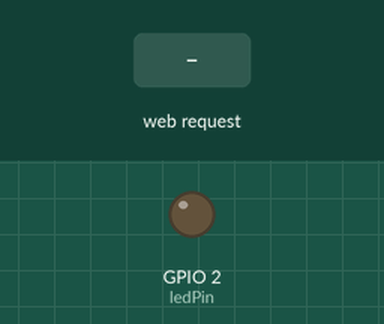
A sketch run on a simulated ESP32. On the bench: output pins drawn as LEDs (lit = HIGH). The test bench sets the inputs (shaded band). What the sketch prints to the serial monitor is not drawn.

Above: at 1.2 s.
1.3 s: HTTP request GET /on received
At 2.2 s:
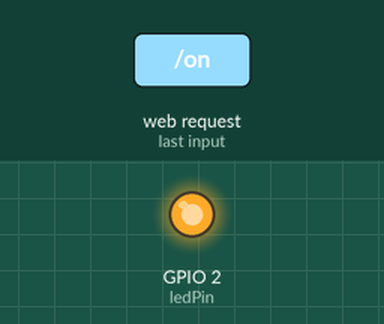
2.8 s: HTTP request GET /off received
At 3.3 s:
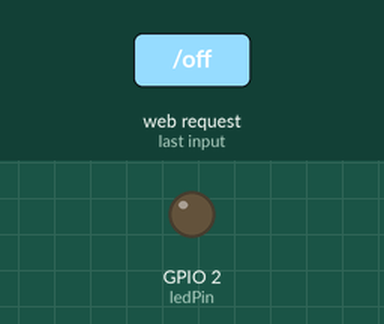
Timing chart, 0 to 5.8 s (numbered marks = the images above; inputs shaded):
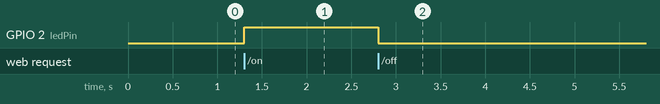

Measured:
- after the input at 1.3 s, GPIO 2 (ledPin): LOW → HIGH at once
- after the input at 2.8 s, GPIO 2 (ledPin): HIGH → LOW at once

The sketch:

esp32-accesspoint.ino
```cpp
#include <WiFi.h>
#include <WebServer.h>

const char* ssid = "ESP32-Test-AP";
const char* password = "12345678";

WebServer server(80);

const int ledPin = 2;
bool ledState = false;

String getHTML() {
  String html = "<!DOCTYPE html><html>";
  html += "<head>";
  html += "<meta name='viewport' content='width=device-width, initial-scale=1'>";
  html += "<style>";
  html += "body{font-family:Arial;text-align:center;background:#f2f2f2;}";
  html += "button{padding:15px 30px;font-size:18px;margin:10px;border:none;border-radius:8px;}";
  html += ".on{background-color:green;color:white;}";
  html += ".off{background-color:red;color:white;}";
  html += "</style>";
  html += "</head><body>";
  html += "<h1>ESP32 Test Arayuzu</h1>";
  html += "<p>Access Point basariyla calisiyor.</p>";

  if (ledState)
    html += "<p>LED Durumu: ACIK</p><a href='/off'><button class='off'>LED KAPAT</button></a>";
  else
    html += "<p>LED Durumu: KAPALI</p><a href='/on'><button class='on'>LED AC</button></a>";

  html += "</body></html>";
  return html;
}

void handleRoot() {
  server.send(200, "text/html", getHTML());
}

void handleOn() {
  ledState = true;
  digitalWrite(ledPin, HIGH);
  server.sendHeader("Location", "/");
  server.send(303);
}

void handleOff() {
  ledState = false;
  digitalWrite(ledPin, LOW);
  server.sendHeader("Location", "/");
  server.send(303);
}

void setup() {
  Serial.begin(115200);
  pinMode(ledPin, OUTPUT);

  WiFi.softAP(ssid, password);

  Serial.println("Access Point Baslatildi");
  Serial.print("IP Adresi: ");
  Serial.println(WiFi.softAPIP());

  server.on("/", handleRoot);
  server.on("/on", handleOn);
  server.on("/off", handleOff);

  server.begin();
}

void loop() {
  server.handleClient();
}
```
